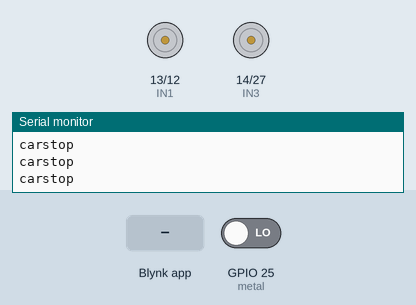
This sketch was run on a simulated ESP32. On the bench: motor-driver pin pairs drawn as motors (green arrow = first pin HIGH = forward, orange = second pin HIGH = backward, longer = more drive), the last lines printed to the serial monitor. The test bench sets the inputs (shaded band); at power-on: GPIO 25 (metal) LOW. WiFi joins after 1.5 s; servers stay silent unless stated.

Above: at 3.0 s.
3.1 s: Blynk app writes 1 to V1
At 4.3 s:
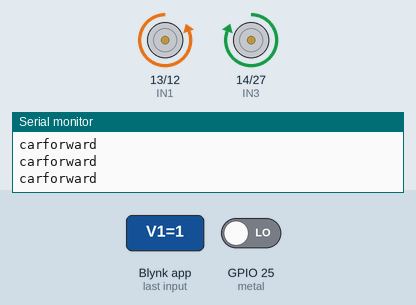
4.6 s: Blynk app writes 0 to V1
At 5.3 s:
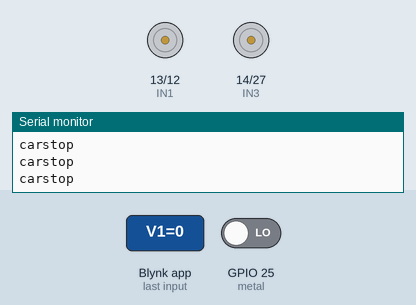
6.1 s: Blynk app writes 1 to V4
At 6.6 s:
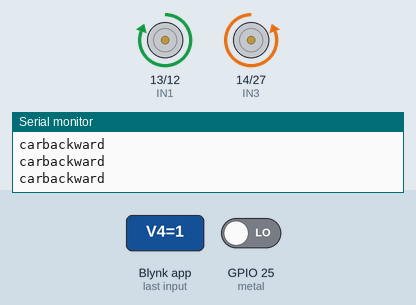
Timing chart, 0 to 9.1 s (numbered marks = the images above; inputs shaded):
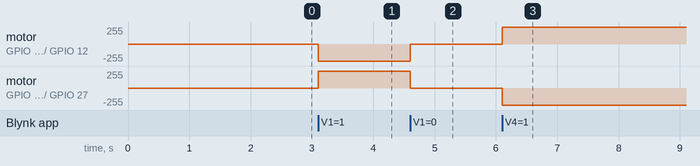

The sketch:

Metal_decteor_robot_ESPP32_robot_car.ino
```cpp
//Prateek
//https://justdoelectronics.com
//https://www.youtube.com/@JustDoElectronics/videos

#include <Wire.h>
#include <WiFiClient.h>
#include <BlynkSimpleEsp32.h>

#define IN1 13
#define IN2 12
#define IN3 14
#define IN4 27

#define metal 25

bool forward = 0;
bool backward = 0;
bool left = 0;
bool right = 0;
int Speed;
char auth[] = "DYU9lCCXER7NK04IUexj1ultcz1cFfNl";
char ssid[] = "prateeksingh";
char pass[] = "kumar@12345";

void setup() {
  Serial.begin(9600);
  pinMode(IN1, OUTPUT);
  pinMode(IN2, OUTPUT);
  pinMode(IN3, OUTPUT);
  pinMode(IN4, OUTPUT);
  pinMode(metal, INPUT);
  Blynk.begin(auth, ssid, pass, "blynk.cloud", 80);
}

BLYNK_WRITE(V1) {
  forward = param.asInt();
}

BLYNK_WRITE(V4) {
  backward = param.asInt();
}

BLYNK_WRITE(V2) {
  left = param.asInt();
}

BLYNK_WRITE(V3) {
  right = param.asInt();
}

BLYNK_WRITE(V5) {
  Speed = param.asInt();
}

void smartcar() {
  if (forward == 1) {
    carforward();
    Serial.println("carforward");
  } else if (backward == 1) {
    carbackward();
    Serial.println("carbackward");
  } else if (left == 1) {
    carturnleft();
    Serial.println("carfleft");
  } else if (right == 1) {
    carturnright();
    Serial.println("carright");
  } else if (forward == 0 && backward == 0 && left == 0 && right == 0) {
    carStop();
    Serial.println("carstop");
  }
}

void metals() {
  if (digitalRead(metal) == HIGH) {
    WidgetLED LED(V6);
    LED.off();
    WidgetLED LED1(V7);
    LED1.on();
  } else {
    WidgetLED LED(V6);
    LED.on();
    WidgetLED LED1(V7);
    LED1.off();
  }
}
void loop() {
  Blynk.run();
  smartcar();
  metals();
}

void carforward() {

  digitalWrite(IN1, LOW);
  digitalWrite(IN2, HIGH);
  digitalWrite(IN3, HIGH);
  digitalWrite(IN4, LOW);
}
void carbackward() {

  digitalWrite(IN1, HIGH);
  digitalWrite(IN2, LOW);
  digitalWrite(IN3, LOW);
  digitalWrite(IN4, HIGH);
}
void carturnleft() {

  digitalWrite(IN1, HIGH);
  digitalWrite(IN2, LOW);
  digitalWrite(IN3, HIGH);
  digitalWrite(IN4, LOW);
}
void carturnright() {

  digitalWrite(IN1, LOW);
  digitalWrite(IN2, HIGH);
  digitalWrite(IN3, LOW);
  digitalWrite(IN4, HIGH);
}
void carStop() {
  digitalWrite(IN1, LOW);
  digitalWrite(IN2, LOW);
  digitalWrite(IN3, LOW);
  digitalWrite(IN4, LOW);
}
```

Measured:
- after the input at 3.1 s, motor on GPIO 13 (IN1) / GPIO 12 (IN2): stopped → backward 255/255 at once; motor on GPIO 14 (IN3) / GPIO 27 (IN4): stopped → forward 255/255 at once
- after the input at 4.6 s, motor on GPIO 13 (IN1) / GPIO 12 (IN2): backward 255/255 → stopped at once; motor on GPIO 14 (IN3) / GPIO 27 (IN4): forward 255/255 → stopped at once
- after the input at 6.1 s, motor on GPIO 13 (IN1) / GPIO 12 (IN2): stopped → forward 255/255 at once; motor on GPIO 14 (IN3) / GPIO 27 (IN4): stopped → backward 255/255 at once
